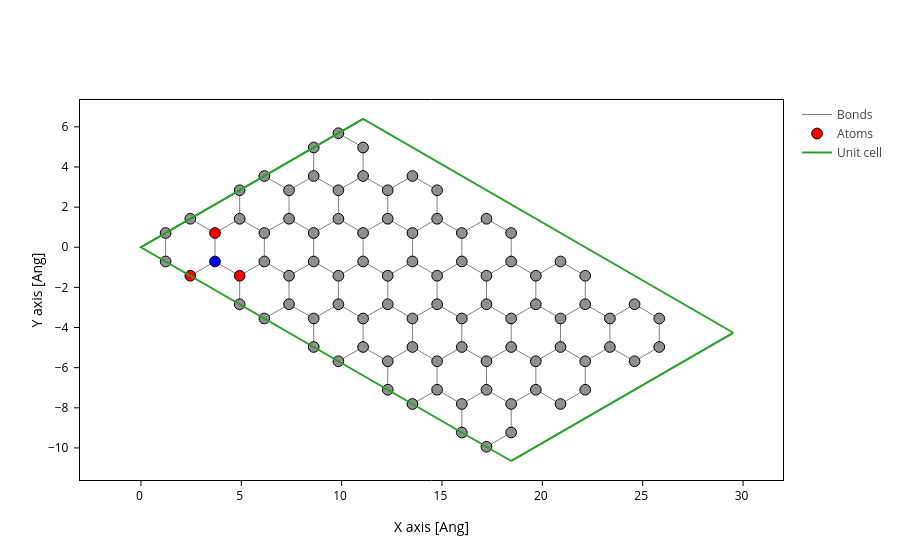

Notebook cell for this chart:
### Code cell
cell_length = 3*a
horizontal = np.array([cell_length, 0, 0])

cell = np.array([Rz(-phi/2)@horizontal,
                 Rz(phi/2)@horizontal,
                 [0., 0., 20.]])

gr = sisl.geom.graphene_flake(shells=0, bond=a)
gr = gr.translate(-gr.center())
gr.set_lattice(cell)
gr = gr.rotate([phi/2, [0,0,1]], rad=True, what="xyz")
gr = gr.translate([2*b, 0, 0])
gr = gr.tile(5,0).tile(3,1)
dists = np.linalg.norm(gr.xyz[:, None, :] - gr.xyz[None, :, :], axis=-1)
site = 5
NN = np.where(np.isclose(dists[site, :], a), True, False)
gr.plot(axes="xy",atoms_style=[
    dict(atoms=NN, color="red"),
    dict(atoms=site, color="blue")
])

### Figure 1 — Plotly figure (JSON) as saved in the notebook; plotly's stock layout.template omitted (floating-point values rounded to 4 significant figures; data arrays with more than 128 entries replaced by an {"elided": "..."} marker saying what was removed)
{"data": [{"line": {"color": "gray", "width": 1}, "meta": {}, "mode": "lines", "name": "Bonds", "opacity": 1, "type": "scatter", "x": {"elided": "2520 float values"}, "y": {"elided": "2520 float values"}}, {"marker": {"color": ["red", "#909090", "#909090", "#909090", "red", "blue", "#909090", "#909090", "red", "#909090", "#909090", "#909090", "#909090", "#909090", "#909090", "#909090", "#909090", "#909090", "#909090", "#909090", "#909090", "#909090", "#909090", "#909090", "#909090", "#909090", "#909090", "#909090", "#909090", "#909090", "#909090", "#909090", "#909090", "#909090", "#909090", "#909090", "#909090", "#909090", "#909090", "#909090", "#909090", "#909090", "#909090", "#909090", "#909090", "#909090", "#909090", "#909090", "#909090", "#909090", "#909090", "#909090", "#909090", "#909090", "#909090", "#909090", "#909090", "#909090", "#909090", "#909090", "#909090", "#909090", "#909090", "#909090", "#909090", "#909090", "#909090", "#909090", "#909090", "#909090", "#909090", "#909090", "#909090", "#909090", "#909090", "#909090", "#909090", "#909090", "#909090", "#909090", "#909090", "#909090", "#909090", "#909090", "#909090", "#909090", "#909090", "#909090", "#909090", "#909090"], "line": {"color": "black", "width": 1}, "opacity": 1, "size": 10.72}, "meta": {}, "mode": "markers", "name": "Atoms", "opacity": 1, "type": "scatter", "x": [3.689, 2.46, 1.23, 1.23, 2.46, 3.689, 7.379, 6.149, 4.919, 4.919, 6.149, 7.379, 11.07, 9.838, 8.608, 8.608, 9.838, 11.07, 14.76, 13.53, 12.3, 12.3, 13.53, 14.76, 18.45, 17.22, 15.99, 15.99, 17.22, 18.45, 7.379, 6.149, 4.919, 4.919, 6.149, 7.379, 11.07, 9.838, 8.608, 8.608, 9.838, 11.07, 14.76, 13.53, 12.3, 12.3, 13.53, 14.76, 18.45, 17.22, 15.99, 15.99, 17.22, 18.45, 22.14, 20.91, 19.68, 19.68, 20.91, 22.14, 11.07, 9.838, 8.608, 8.608, 9.838, 11.07, 14.76, 13.53, 12.3, 12.3, 13.53, 14.76, 18.45, 17.22, 15.99, 15.99, 17.22, 18.45, 22.14, 20.91, 19.68, 19.68, 20.91, 22.14, 25.82, 24.6, 23.37, 23.37, 24.6, 25.82], "y": [0.71, 1.42, 0.71, -0.71, -1.42, -0.71, -1.42, -0.71, -1.42, -2.84, -3.55, -2.84, -3.55, -2.84, -3.55, -4.97, -5.68, -4.97, -5.68, -4.97, -5.68, -7.1, -7.81, -7.1, -7.81, -7.1, -7.81, -9.23, -9.94, -9.23, 2.84, 3.55, 2.84, 1.42, 0.71, 1.42, 0.71, 1.42, 0.71, -0.71, -1.42, -0.71, -1.42, -0.71, -1.42, -2.84, -3.55, -2.84, -3.55, -2.84, -3.55, -4.97, -5.68, -4.97, -5.68, -4.97, -5.68, -7.1, -7.81, -7.1, 4.97, 5.68, 4.97, 3.55, 2.84, 3.55, 2.84, 3.55, 2.84, 1.42, 0.71, 1.42, 0.71, 1.42, 0.71, -0.71, -1.42, -0.71, -1.42, -0.71, -1.42, -2.84, -3.55, -2.84, -3.55, -2.84, -3.55, -4.97, -5.68, -4.97]}, {"meta": {}, "mode": "lines", "name": "Unit cell", "type": "scatter", "x": [0.0, 11.07, 29.51, 29.51, 11.07, 11.07, NaN, 11.07, 0.0, 0.0, 18.45, 18.45, 0.0, NaN, 29.51, 18.45, NaN, 29.51, 18.45], "y": [0.0, 6.39, -4.26, -4.26, 6.39, 6.39, NaN, 6.39, 0.0, 0.0, -10.65, -10.65, 0.0, NaN, -4.26, -10.65, NaN, -4.26, -10.65]}], "layout": {"scene": {"aspectmode": "data", "xaxis": {"title": {"text": "X axis [Ang]"}}, "yaxis": {"title": {"text": "Y axis [Ang]"}}}, "xaxis": {"scaleanchor": "y", "scaleratio": 1, "title": {"text": "X axis [Ang]"}}, "yaxis": {"title": {"text": "Y axis [Ang]"}}}}
